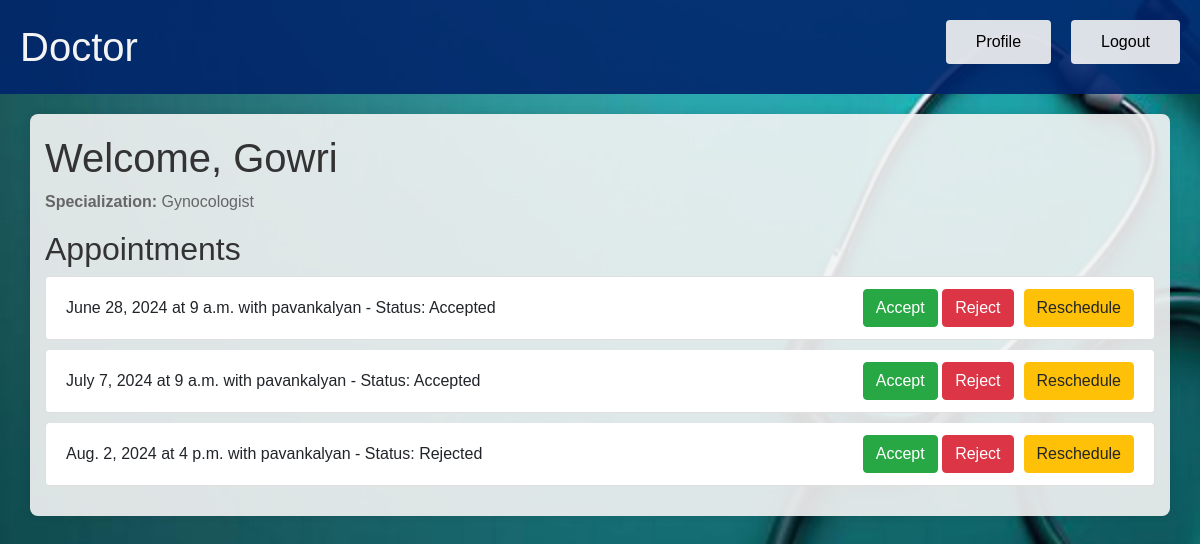
The page /doctor/dashboard/ (signed in) on the database as committed earlier.
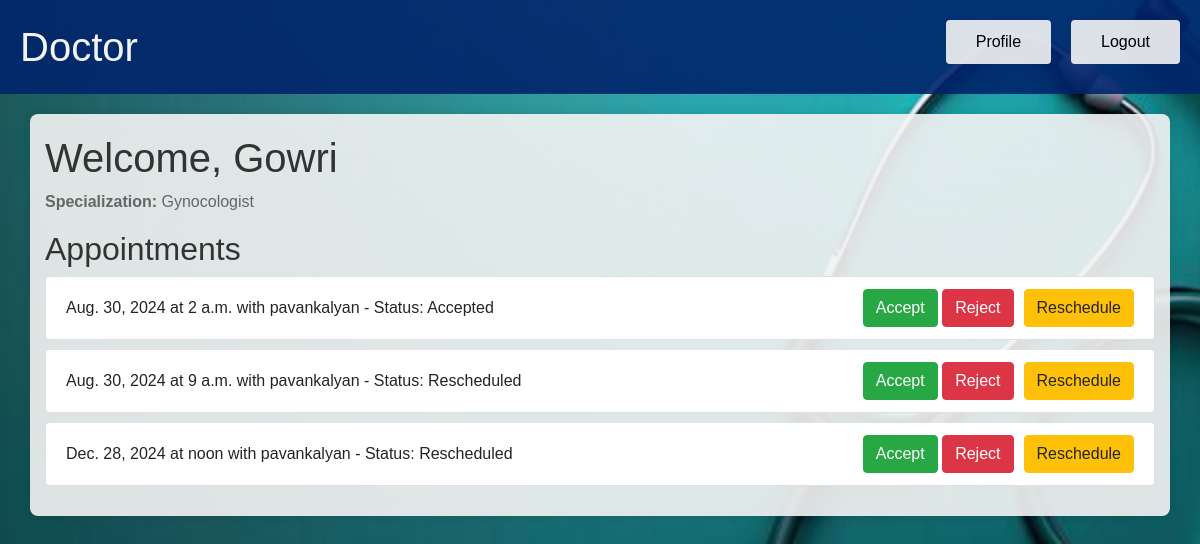
The same page on the database as committed later.
### app1/models.py (models this page shows, shortened)
class Appointment(models.Model):
    doctor = models.ForeignKey(Doctor, on_delete=models.CASCADE)
    patient = models.ForeignKey(Patient, on_delete=models.CASCADE)
    appointment_date = models.DateField()
    appointment_time = models.TimeField()
    status = models.CharField(max_length=20, choices=[('Pending', 'Pending'), ('Accepted', 'Accepted'), ('Rejected', 'Rejected'),('Rescheduled', 'Rescheduled')], default='Pending')
    is_accepted = models.BooleanField(default=False)  # New field to track acceptance by doctor
    is_rescheduled = models.BooleanField(default=False)
    class Meta:
        unique_together = ('doctor', 'appointment_date', 'appointment_time')

class Patient(models.Model):
    user = models.OneToOneField(User, on_delete=models.CASCADE)
    age = models.IntegerField()
    medical_history = models.TextField()

### app1/views.py (the view, shortened to what this page needs)
# urls.py: path('doctor/dashboard/', views.doctor_dashboard, name='doctor_dashboard'),
@login_required
def doctor_dashboard(request):
    appointments = Appointment.objects.filter(doctor=request.user.doctor)
    return render(request, 'doctor_dashboard.html', {'appointments': appointments})

### app1/templates/doctor_dashboard.html (shortened to what this page needs)
{% load static %}
<!DOCTYPE html>
<html>
<head>
    <link href="https://maxcdn.bootstrapcdn.com/bootstrap/4.5.2/css/bootstrap.min.css" rel="stylesheet">
</head>
<body>
    <header>
        <nav>
            <h1>Doctor</h1>
            <ul>
                <li><a href="{% url 'doctor_profile' %}">Profile</a></li>
                <li><a href="{% url 'logout' %}">Logout</a></li>
            </ul>
        </nav>
    </header>
    <main class="container">
        <h1>Welcome, {{ request.user.username }}</h1>
        <p><strong>Specialization:</strong> {{ request.user.doctor.specialization }}</p>
        <h2>Appointments</h2>
        <ul class="list-group">
            {% for appointment in appointments %}
                <li class="list-group-item appointment-item">
                    <div class="appointment-details">
                        {{ appointment.appointment_date }} at {{ appointment.appointment_time }} with {{ appointment.patient.user.username }} - Status: {{ appointment.status }}
                    </div>
                    <div class="appointment-actions">
                        <form method="post" action="{% url 'doctor_dashboard' %}">
                            <button type="submit" name="status" value="Accepted" class="btn btn-success">Accept</button>
                            <button type="submit" name="status" value="Rejected" class="btn btn-danger">Reject</button>
                        </form>
                        <a href="{% url 'reschedule_appointment' appointment.id %}" class="btn btn-warning">Reschedule</a>
                    </div>
                </li>
            {% endfor %}
        </ul>
    </main>
</body>
</html>

Rows that differ between the two databases and show on the page:
changed Appointment "Accepted": appointment_date "June 28, 2024" → "Aug. 30, 2024"; appointment_time "9 a.m." → "2 a.m."
changed Appointment (number 2 of 3 on the later page): appointment_date "July 7, 2024" → "Aug. 30, 2024"; status "Accepted" → "Rescheduled"
changed Appointment: appointment_date "Aug. 2, 2024" → "Dec. 28, 2024"; appointment_time "4 p.m." → "noon"; status "Rejected" → "Rescheduled"
